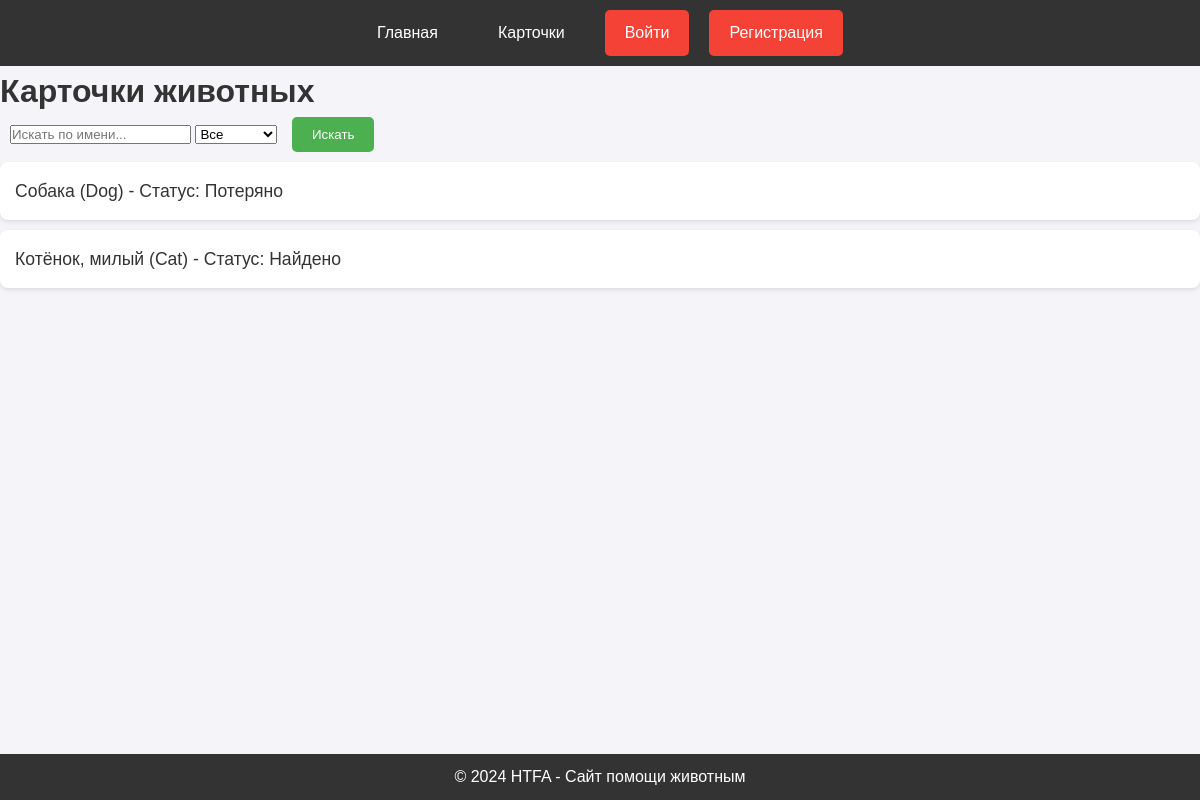
Page /cards/ on the committed database.
### main/models.py (models this page shows, shortened)
class SearchCard(models.Model):
    id = models.AutoField(primary_key=True)
    user = models.ForeignKey(CustomUser, on_delete=models.CASCADE)  # Многие к одному
    created_at = models.DateTimeField(auto_now_add=True)
    name_animal = models.CharField(max_length=30)
    status = models.CharField(max_length=30)  # Статус поиска животного
    animal_type = models.CharField(max_length=30)  # Тип животного
    describe_animal = models.TextField()  # Описание животного
    last_seen_location = models.CharField(max_length=255)  # Последнее местоположение с координатами
    updated_at = models.DateTimeField(auto_now=True)  # Изменил на updated_at для последовательности

### main/views.py (the view)
# urls.py: path('cards/', views.cards, name='cards'),
def cards(request):
    query = request.GET.get('q', '')
    status = request.GET.get('status', '')
    cards = SearchCard.objects.all()
    if query:
        cards = cards.filter(name_animal__icontains=query)
    if status:
        cards = cards.filter(status=status)
    return render(request, 'main/cards.html', {'cards': cards})

### main/templates/main/cards.html (shortened to what this page needs)
{% extends 'main/base.html' %}
{% block content %}
<h1>Карточки животных</h1>
<form method="GET" action="{% url 'search_cards' %}">
    <input type="text" name="q" placeholder="Искать по имени..." value="{{ request.GET.q }}">
    <select name="status">
        <option value="">Все</option>
    </select>
    <button type="submit">Искать</button>
</form>
<ul>
    {% for card in cards %}
        <li>
            <a href="{% url 'card_detail' card.id %}">
                {{ card.name_animal }} ({{ card.animal_type }}) - Статус: {{ card.status }}
            </a>
        </li>
    {% empty %}
        <li>Карточки не найдены.</li>
    {% endfor %}
</ul>
{% endblock %}

### main/static/css/styles.css (style rules this page uses)
* { margin: 0; padding: 0; box-sizing: border-box; font-family: Arial, sans-serif; }
body { background-color: #f4f4f9; color: #333; line-height: 1.6; }
h1, h2 { font-size: 2em; color: #333; }
button, .btn, .navbar .auth, .navbar .btn, .navbar .logout-btn { padding: 10px 20px; background-color: #4CAF50; color: white; border: none; border-radius: 5px; cursor: pointer; text-decoration: none; display: inline-block; text-align: center; margin: 0 10px; }
form { display: inline-block; margin: 0 10px; }
form button { padding: 10px 20px; background-color: #4CAF50; color: white; border: none; border-radius: 5px; }
ul { list-style: none; padding: 0; }
ul li { background-color: white; margin: 10px 0; padding: 15px; border-radius: 8px; box-shadow: 0 2px 4px rgba(0, 0, 0, 0.1); }
ul li a { text-decoration: none; color: #333; font-size: 1.1em; }
a { color: #4CAF50; text-decoration: none; }

### rows in the picture
SearchCard: name_animal "Собака", animal_type "Dog", status "Потеряно"
SearchCard: name_animal "Котёнок, милый", animal_type "Cat", status "Найдено"
